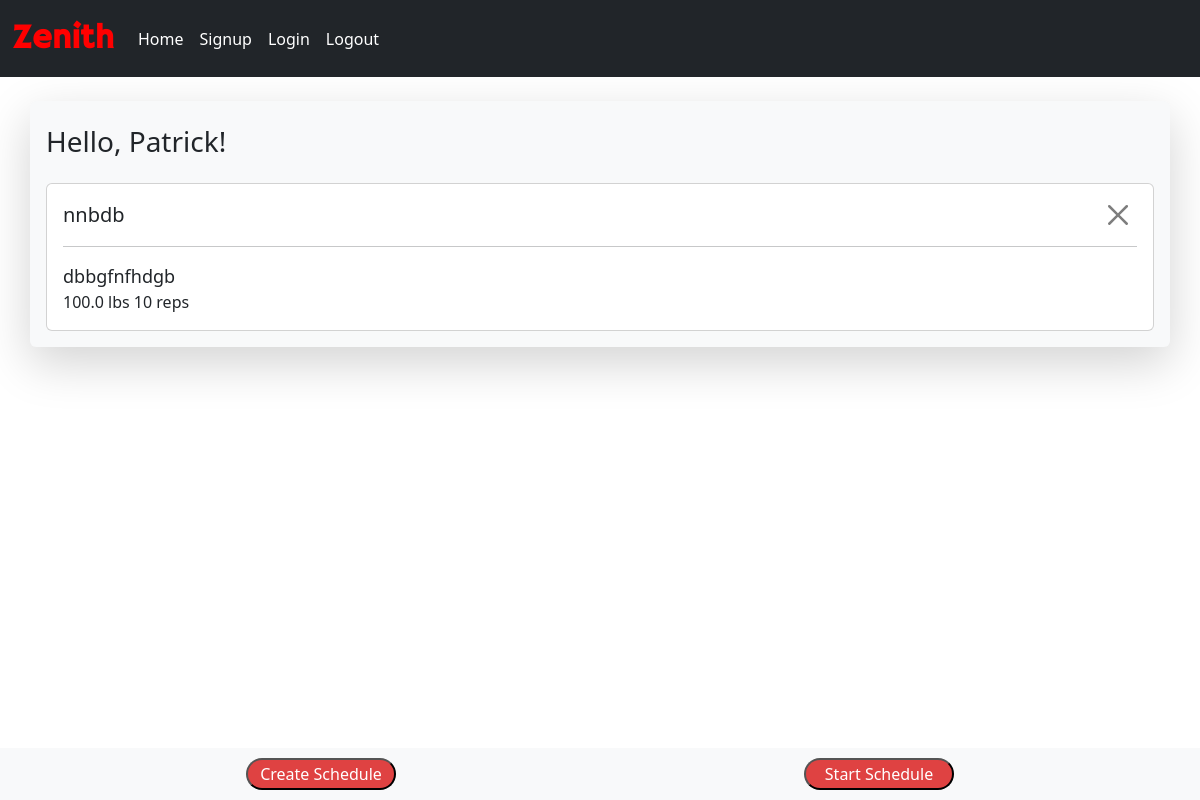
The page /home (signed in) on the database as committed earlier.
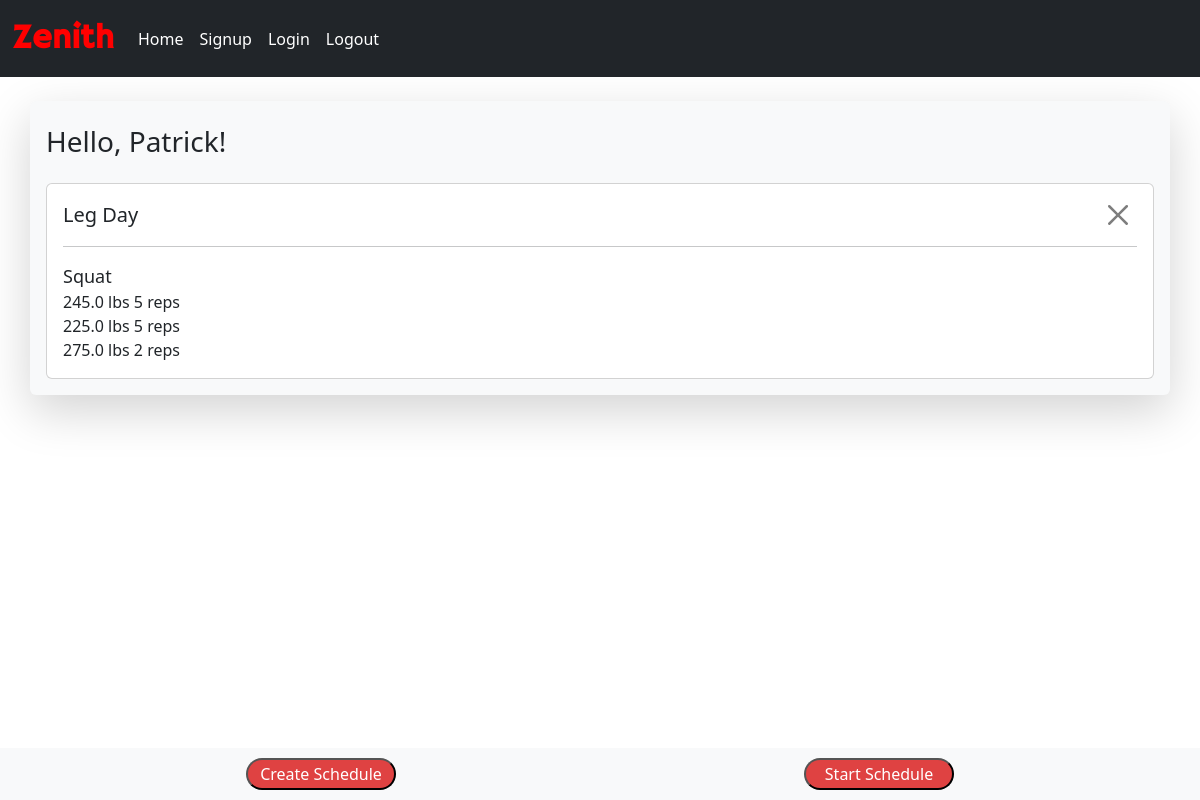
The same page on the database as committed later.
### website/models.py (models this page shows)
class User(db.Model, UserMixin):
    id = db.Column(db.Integer, primary_key=True)
    email = db.Column(db.String, nullable=False, unique=True)
    username = db.Column(db.String, nullable=False)
    password = db.Column(db.String, nullable=False)
    schedules = db.relationship("Schedule", backref="user", lazy=True)

class Schedule(db.Model, UserMixin):
    id = db.Column(db.Integer, primary_key=True)
    schedule_name = db.Column(db.String(100), nullable=False)
    date_created = db.Column(db.DateTime, default=datetime.utcnow(), nullable=False)
    user_id = db.Column(db.Integer, db.ForeignKey('user.id'), nullable=False)
    exercises = db.relationship('Exercise', backref='schedule', lazy=True)

class Exercise(db.Model, UserMixin):
    id = db.Column(db.Integer, primary_key=True)
    exercise_name = db.Column(db.String(100), nullable=False)
    schedule_id = db.Column(db.Integer, db.ForeignKey('schedule.id'))
    user_id = db.Column(db.Integer, db.ForeignKey('user.id'), nullable=False)
    sets = db.relationship('Set', backref='exercise', lazy=True)

class Set(db.Model, UserMixin):
    id = db.Column(db.Integer, primary_key=True)
    reps = db.Column(db.Integer, nullable=False)
    weight = db.Column(db.Float, nullable=False)
    exercise_id = db.Column(db.Integer, db.ForeignKey('exercise.id'), nullable=False)
    user_id = db.Column(db.Integer, db.ForeignKey('user.id'), nullable=False)

### website/training.py (the view)
@training.route("/", methods=['POST', 'GET'])
@training.route("/home", methods=['POST', 'GET'])
@login_required
def home():
    schedules = Schedule.query.filter_by(user_id=current_user.id).all()
    exercises = Exercise.query.filter_by(user_id=current_user.id).all()
    sets = Set.query.filter_by(user_id=current_user.id).all()
    return render_template("index.html", schedules=schedules, exercises=exercises, sets=sets, current_user=current_user, username=current_user.username)

### website/__init__.py (called while the page is built)
def create_app():
    app = Flask(__name__)
    app.config["SQLALCHEMY_DATABASE_URI"] = "sqlite:///project.db"
    app.config['SECRET_KEY'] = os.getenv('FLASK_SECRET_KEY', 'a_default_secret_key')
    app.config['SESSION_PERMANENT'] = True
    app.config['PERMANENT_SESSION_LIFETIME'] = 604800
    db.init_app(app)
    from .auth import auth
    app.register_blueprint(auth)
    from .training import training
    app.register_blueprint(training)
    from .models import User
    create_database(app)
    login_manager.login_view = "auth.login"
    login_manager.login_message = "You must be signed in to reach this page!"
    login_manager.login_message_category = "danger"
    login_manager.init_app(app)
    @login_manager.user_loader
    def load_user(id):
        return User.query.get(int(id))
    return app

### website/templates/index.html (shortened to what this page needs)
{% extends 'base.html' %}
{% block content %}
<div class="container shadow-lg p-3 mb-5 mt-4 bg-light rounded" style="margin-bottom: 15%;">
    <h3 class="mt-2 mb-4 ">Hello, {{username}}!</h3>
    {% for schedule in schedules %}
    <div id="schedule_{{ schedule.id }}" class="card clickable p-3 mt-3" onclick="selectSchedule({{ schedule.id }})">
        <div class="schedule-name">
            {{ schedule.schedule_name }}
            <div class="btnDiv d-inline">
                <button class="btn-close"  onclick="deleteSchedule({{schedule.id}})"></button>
            </div>
        </div>
        <div class="exercise-name">
            {% for exercise in exercises %}
                {% if exercise.schedule_id == schedule.id %}
                <hr>
                    {{ exercise.exercise_name }}
                    <div class="set-data">
                        {% for set in sets %}
                            {% if set.exercise_id == exercise.id %}
                                <div>{{ set.weight }} lbs {{ set.reps }} reps</div>
                            {% endif %}
                        {% endfor %}
                    </div>
                {% endif %}
            {% endfor %}
        </div>
    </div>
    {% endfor %}
</div>
<div class="bottom-row bg-light">
    <div class="container">
        <div class="d-flex flex-row justify-content-around">
            <div class="col-auto">
                <a href="/schedule/create"><button class="button">Create Schedule</button></a>
            </div>
            <div class="col-auto">
                <button onclick="startSelectedSchedule()" class="button">Start Schedule</button>
            </div>
        </div>
    </div>
</div>
{% endblock %}

### website/templates/base.html (shortened to what this page needs)
<!DOCTYPE html>
<html lang="en">
<head>
    <link href="https://cdn.jsdelivr.net/npm/bootstrap@5.3.2/dist/css/bootstrap.min.css" rel="stylesheet">
</head>
<body>
    <nav class="navbar navbar-expand-lg bg-dark">
        <div class="container-fluid">
          <a class="navbar-brand" href="/home">
            Zenith
          </a>
          <div class="collapse navbar-collapse" id="navbarNav">
            <ul class="navbar-nav">
              <li class="nav-item">
                <a class="nav-link active text-white" aria-current="page" href="/home">Home</a>
              </li>
              <li class="nav-item">
                <a class="nav-link text-white" href="/signup">Signup</a>
              </li>
              <li class="nav-item">
                <a class="nav-link text-white" href="/login">Login</a>
              </li>
              <li class="nav-item">
                <a class="nav-link text-white" href="/logout">Logout</a>
              </li>
            </ul>
          </div>
        </div>
      </nav>
    {% block content %}
    {% endblock %}
</body>
</html>

### website/templates/index.html (style rules this page uses)
.bottom-row { position: fixed; bottom: 0; width: 100%; padding: 10px; text-align: center; }
.clickable { cursor: pointer; }
.btnDiv { position: absolute; right: 20px; }
.button { padding: 2px; border-radius: 20px; background-color: rgb(223, 66, 66); color: white; font-weight: 400; min-width: 150px; }
.schedule-name { font-size: 20px; }
.exercise-name { font-size: 18px; }
.set-data { font-size: 16px; }

Rows that differ between the two databases and show on the page:
removed Schedule: schedule_name "nnbdb", Exercise (exercise_name "dbbgfnfhdgb"), Set (weight "100.0", reps "10")
added Schedule: schedule_name "Leg Day", Exercise (exercise_name "Squat"), Set (weight "245.0", reps "5")
added Set: weight "225.0", reps "5"
added Set: weight "275.0", reps "2"
